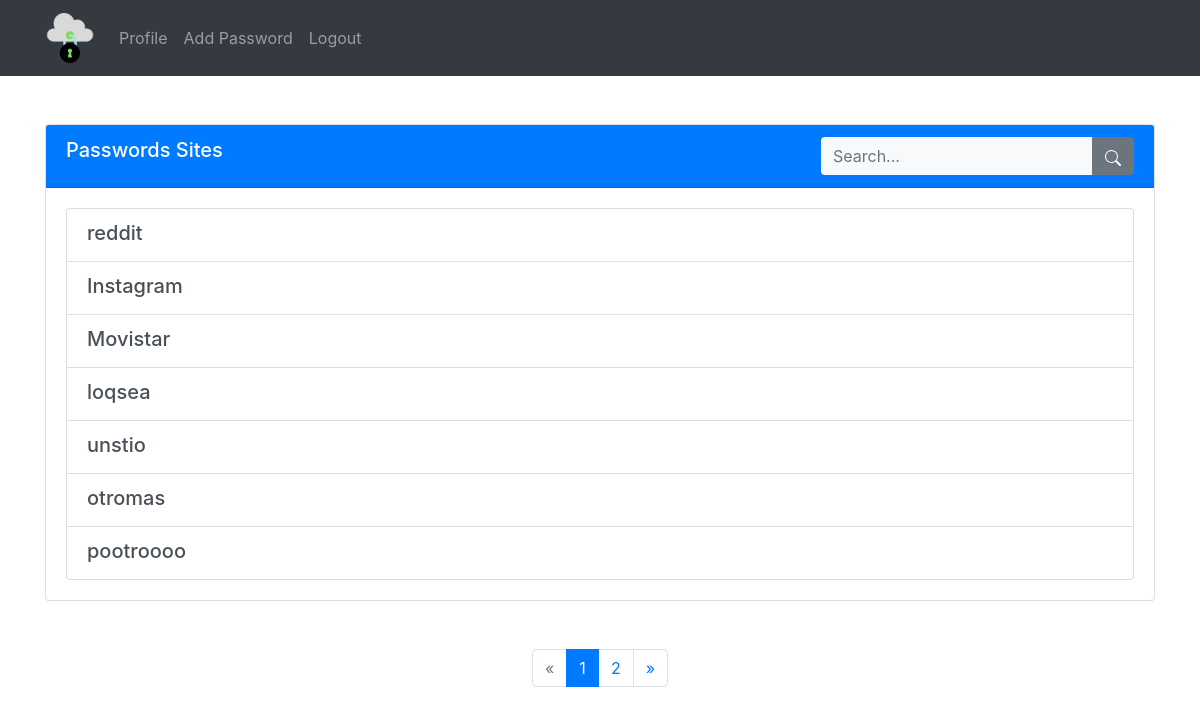
The app's page / (signed in), older data.
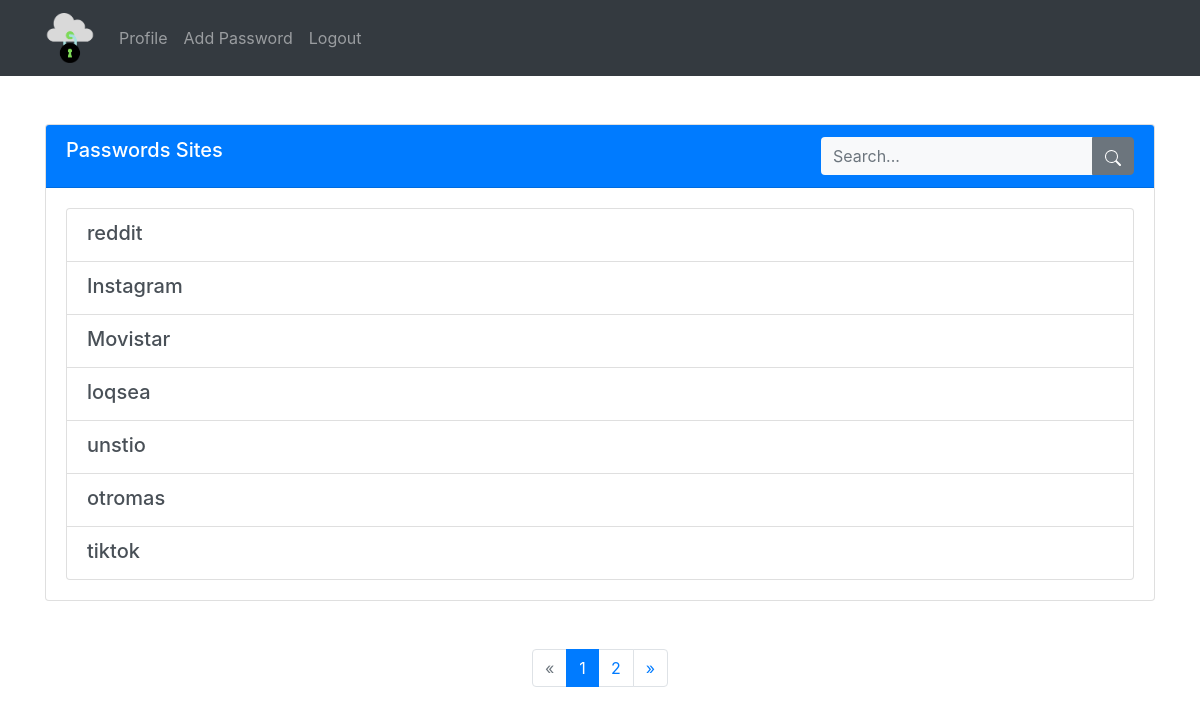
The same page, newer data.
### core/models.py (models this page shows, shortened)
class Site(models.Model):
    user = models.ForeignKey(User, on_delete=models.CASCADE)
    website_name = models.CharField(max_length=50)
    website_link = models.CharField(max_length=200, null=True, blank=True)
    website_username = models.CharField(max_length=50)
    website_password = models.CharField(max_length=50)
    website_notes = models.CharField(max_length=200, null=True, blank=True)
    created = models.DateTimeField(auto_now_add=True)
    last_modified = models.DateTimeField(auto_now=True)
    class Meta:
        ordering = ['created']

### core/views.py (the view, shortened to what this page needs)
# urls.py: path('', HomeListView.as_view(), name='home'),
@method_decorator(login_required, name='dispatch')
class HomeListView(ListView):
    model = Site
    paginate_by = 7
    template_name = 'core/home.html'
    context_object_name = 'sites'
    def get_queryset(self):
        user = self.request.user
        queryset = Site.objects.filter(user=user)
        return queryset

### core/templates/core/home.html (shortened to what this page needs)
{% extends 'core/base.html' %}
{% block content %}
{% if user.is_authenticated %}
  {% if sites %}
    <div class="container my-5">
    <div class="card">
        <div class="card-header bg-primary text-white d-flex justify-content-between align-items-center">
            <div>
            <h5 class="card-title">Passwords Sites</h5>
            </div>
      <form class="form-inline navbar-search" method="POST">
        <div class="input-group">
          <input type="text" class="form-control bg-light border-0 small" placeholder="Search..." name="search" value="{{ request.POST.search }}">
          <div class="input-group-append">
            <button class="btn btn-secondary" type="submit">
              <svg xmlns="http://www.w3.org/2000/svg" width="16" height="16" fill="currentColor" class="bi bi-search" viewBox="0 0 16 16">
              <path d="M11.742 10.344a6.5 6.5 0 1 0-1.397 1.398h-.001q.044.06.098.115l3.85 3.85a1 1 0 0 0 1.415-1.414l-3.85-3.85a1 1 0 0 0-.115-.1zM12 6.5a5.5 5.5 0 1 1-11 0 5.5 5.5 0 0 1 11 0"/>
                </svg>
            </button>
          </div>
        </div>
      </form>
        </div>
        <div class="card-body">
            <div class="list-group">
                {% for site in sites %}
                <a href="{% url 'site' site.id %}" class="list-group-item list-group-item-action">
                    <div class="d-flex w-100 justify-content-between">
                        <h5 class="mb-1">{{ site.website_name }}</h5>
                    </div>
                </a>
                {% endfor %}
            </div>
        </div>
    </div>
</div>
{% if is_paginated %}
  <nav aria-label="Page navigation">
    <ul class="pagination justify-content-center">
      {% if page_obj.has_previous %}
        <li class="page-item ">
          <a class="page-link" href="?page={{ page_obj.previous_page_number }}">&laquo;</a>
        </li>
      {% else %}
        <li class="page-item disabled">
          <a class="page-link" href="#" tabindex="-1">&laquo;</a>
        </li>
      {% endif %}
      {% for i in paginator.page_range %}
        <li class="page-item {% if page_obj.number == i %}active{% endif %}">
          <a class="page-link" href="?page={{ i }}">{{ i }}</a>
        </li>
      {% endfor %}
      {% if page_obj.has_next %}
        <li class="page-item ">
          <a class="page-link" href="?page={{ page_obj.next_page_number }}">&raquo;</a>
        </li>
      {% else %}
        <li class="page-item disabled">
          <a class="page-link" href="#" tabindex="-1">&raquo;</a>
        </li>
      {% endif %}
    </ul>
  </nav>
{% endif %}
  {% else %}
    <div class="container mt-5">
      <a href="{% url 'add' %}" class="btn btn-primary">Store your first password</a>
    </div>
  {% endif %}
{% else %}
<script>
      window.location.href = "{% url 'login' %}";
</script>
{% endif %}
{% endblock %}

### core/templates/core/base.html (shortened to what this page needs)
<!DOCTYPE html>
<html lang="en">
<head>
  {% load static %}
  <link href="https://stackpath.bootstrapcdn.com/bootstrap/4.5.2/css/bootstrap.min.css" rel="stylesheet">
</head>
<body>
  <nav class="navbar navbar-expand-lg navbar-dark bg-dark">
    <div class="container">
      <a class="navbar-brand" href="{% url 'home' %}">
        <img src="{% static 'core/images/Password_Manager.png'%}" alt="Logo">
      </a>
      <div class="collapse navbar-collapse" id="navbarNav">
        <ul class="navbar-nav mr-auto">
          <li class="nav-item">
            <a class="nav-link" href="{% url 'profile' %}">Profile</a>
          </li>
          <li class="nav-item">
            <a class="nav-link" href="{% url 'add' %}">Add Password</a>
          </li>
          {% if not request.user.is_authenticated %}
          <li class="nav-item">
            <a class="nav-link" href="{% url 'login' %}">Login</a>
          </li>
          {% else %}
          <li class="nav-item">
            <a class="nav-link" href="{% url 'logout' %}">Logout</a>
          </li>
          {% endif %}
        </ul>
      </div>
    </div>
  </nav>
  {% block content %}{% endblock %}
</body>
</html>

### core/templates/core/base.html (style rules this page uses)
.navbar-brand img { max-height: 50px; }

Row changes from the older to the newer data that the page shows:
removed Site: website_name "pootroooo"
added Site: website_name "tiktok"
